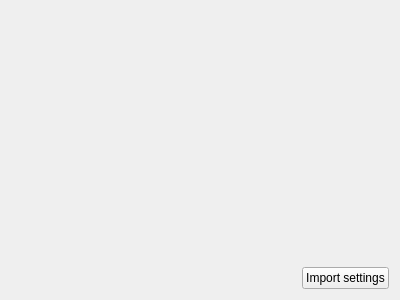
<?xml version="1.0" encoding="UTF-8"?>
<ui version="4.0">
 <class>ImportSettingPage</class>
 <widget class="QWidget" name="ImportSettingPage">
  <property name="geometry">
   <rect>
    <x>0</x>
    <y>0</y>
    <width>400</width>
    <height>300</height>
   </rect>
  </property>
  <layout class="QVBoxLayout" name="verticalLayout">
   <item>
    <widget class="KPIM::CustomLogWidget" name="logSettings" native="true"/>
   </item>
   <item>
    <layout class="QHBoxLayout" name="horizontalLayout">
     <item>
      <spacer name="horizontalSpacer">
       <property name="orientation">
        <enum>Qt::Horizontal</enum>
       </property>
       <property name="sizeHint" stdset="0">
        <size>
         <width>40</width>
         <height>20</height>
        </size>
       </property>
      </spacer>
     </item>
     <item>
      <widget class="QPushButton" name="importSettings">
       <property name="text">
        <string>Import settings</string>
       </property>
      </widget>
     </item>
    </layout>
   </item>
  </layout>
 </widget>
 <resources/>
 <connections/>
 <customwidgets>
  <customwidget>
   <class>KPIM::CustomLogWidget</class>
   <extends>QWidget</extends>
   <header location="global">Libkdepim/CustomLogWidget</header>
   <container>1</container>
  </customwidget>
 </customwidgets>
</ui>
